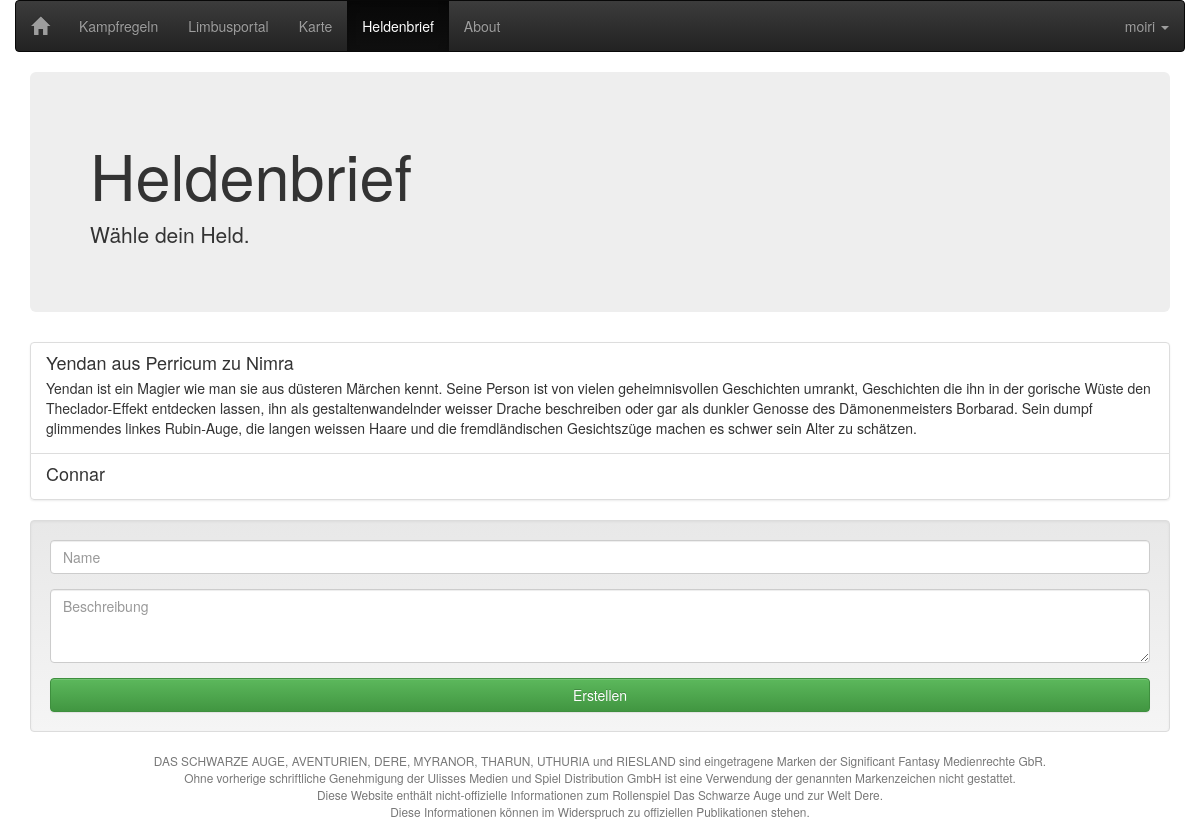
Page /?page=2 (signed in) on the committed database.
### tables this page shows
CREATE TABLE IF NOT EXISTS `held` (
  `id` int(11) unsigned zerofill NOT NULL,
  `id_user` int(11) unsigned zerofill NOT NULL,
  `chatname` varchar(20) NOT NULL,
  `name` varchar(50) DEFAULT NULL,
  `beschrieb` text NOT NULL,
  `titel` varchar(50) DEFAULT NULL,
  `geschlecht` varchar(50) DEFAULT NULL,
  `rasse` varchar(50) DEFAULT NULL,
  `kultur` varchar(50) DEFAULT NULL,
  `profession` varchar(50) DEFAULT NULL,
  `geburtsdatum` varchar(50) DEFAULT NULL,
  `haarfarbe` varchar(50) DEFAULT NULL,
  `augenfarbe` varchar(50) DEFAULT NULL,
  `groesse` varchar(50) DEFAULT NULL,
  `gewicht` varchar(50) DEFAULT NULL
);

### server/class/baseDbMapper.php (called while the page is built, shortened)
<?php
class BaseDBMapper {
    var $handle = "";
    function BaseDbMapper($server="",$database="",$login="",$password="",$names="utf8") {
        $this->server = $server;
        $this->database = $database;
        $this->login = $login;
        $this->password = $password;
        $this->names = $names;
        $this->handle = @mysql_connect( $this->server, $this->login, $this->password)
            or die ("Error: Connection to MySQL-database failed!");
    }
    protected function queryDb($sql) {
        if($this->debug) $errorQuery = "Error: Invalid mySQL query: ".$sql;
        else $errorQuery = "Error: Invalid mySQL query!";
        $result = mysql_query($sql, $this->handle)
            or die ($errorQuery);
        $num_rows = mysql_num_rows($result);
        $retValue = array();
        if($num_rows >= 1) {
            while($row = mysql_fetch_array($result, MYSQL_ASSOC)) {
                array_push($retValue, $row);
            }
        }
        else {
            $retValue = false;
        }
        return $retValue;
    }
}
?>

### server/class/sheetDbMapper.php (called while the page is built, shortened)
<?php
require_once('baseDbMapper.php');
class SheetDbMapper extends BaseDbMapper {
    function getHeroesByUserId($id) {
        $sql = sprintf("SELECT * FROM held WHERE id_user = %d;",
                mysql_real_escape_string($id));
        return $this->queryDB($sql);
    }
}
?>

### server/view/sheet/heroes.php (the view, shortened to what this page needs)
<div class="container">
    <div class="jumbotron">
        <h1>Heldenbrief</h1>
        <p>Wähle dein Held.</p>
    </div>
    <div class="list-group">
<?php
    $res = $sheet->getHeroesByUserId($_SESSION['user_id']);
    foreach( $res as $hero ) {
        print '
        <a href="?page='.$_GET['page'].'&hero='.$hero['id'].'" class="list-group-item">
            <h4 class="list-group-item-heading">'.$hero[ 'name' ].'</h4>
            <p class="list-group-item-heading">'.$hero[ 'beschrieb' ].'</p>
        </a>
';
    }
?>
    </div>
    <div class="well">
        <form method="post" name="loginform" action="index.php<?php echo $args;?>">
            <div class="form-group">
                <input id="session_input_name" class="form-control" type="text" placeholder="Name" name="session_name" required />
            </div>
            <div class="form-group">
                <textarea id="session_input_desc" class="form-control" rows="3" placeholder="Beschreibung"></textarea>
            </div>
            <button type="submit" class="btn btn-success btn-block" name="login">Erstellen</button>
        </form>
    </div>
</div>

### rows in the picture
held: name "Yendan aus Perricum zu Nimra", beschrieb "Yendan ist ein Magier wie man sie aus düsteren Märchen kennt. Seine Person ist von vielen geheimnisvollen Geschichten umrankt, Geschichten die ihn in der gorische Wüste den Theclador-Effekt entdecken lassen, ihn als gestaltenwandelnder weisser Drache beschreiben oder gar als dunkler Genosse des Dämonenmeisters Borbarad. Sein dumpf glimmendes linkes Rubin-Auge, die langen weissen Haare und die fremdländischen Gesichtszüge machen es schwer sein Alter zu schätzen."
held: name "Connar"

### other values in the picture
$_SESSION['user_name'] "moiri"
